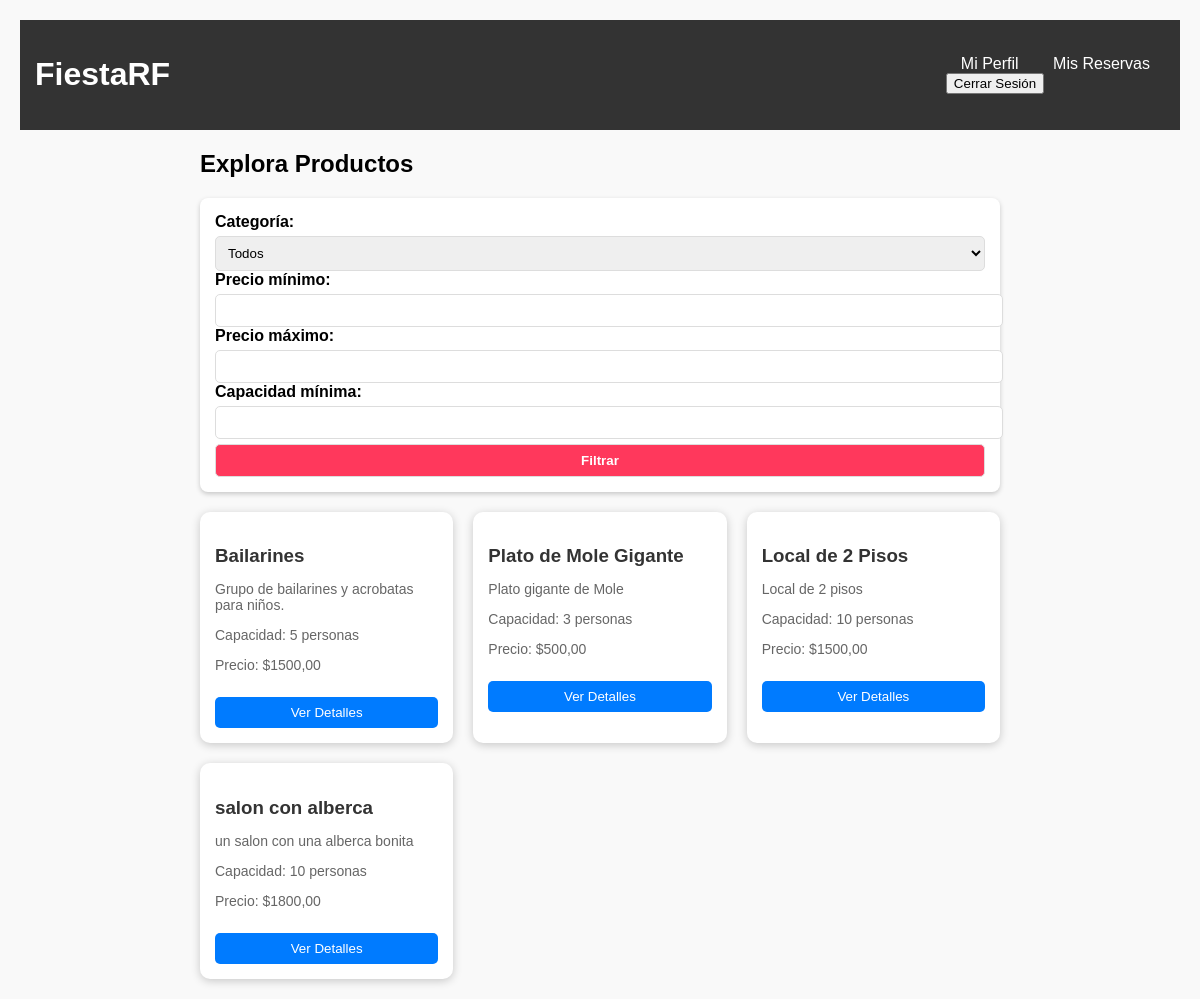
Page /productos/explorar/ (signed in) on the committed database.
### usuarios/models.py (models this page shows, shortened)
class Producto(models.Model):
    CATEGORIAS = [
        ('local', 'Local'),
        ('entretenimiento', 'Entretenimiento'),
        ('comida', 'Comida'),
    ]
    proveedor = models.ForeignKey(Usuario, on_delete=models.CASCADE)
    nombre = models.CharField(max_length=100)
    categoria = models.CharField(max_length=20, choices=CATEGORIAS)
    descripcion = models.TextField()
    capacidad = models.IntegerField()
    precio = models.DecimalField(max_digits=10, decimal_places=2)

### usuarios/views.py (the view)
# urls.py: path('productos/explorar/', exploracion_productos, name='exploracion_productos'),
@login_required
def exploracion_productos(request):
    productos = Producto.objects.all()
    categoria = request.GET.get('categoria')
    precio_min = request.GET.get('precio_min')
    precio_max = request.GET.get('precio_max')
    capacidad = request.GET.get('capacidad')
    if categoria and categoria != "todos":
        productos = productos.filter(categoria=categoria)
    if precio_min:
        productos = productos.filter(precio__gte=precio_min)
    if precio_max:
        productos = productos.filter(precio__lte=precio_max)
    if capacidad:
        productos = productos.filter(capacidad__gte=capacidad)
    return render(request, 'usuarios/exploracion.html', {'productos': productos})

### usuarios/templates/usuarios/exploracion.html (shortened to what this page needs)
{% load static %}
<!DOCTYPE html>
<html lang="es">
<head>
    <link rel="stylesheet" href="{% static 'usuarios/exploracion.css' %}">
</head>
<body>
    <div class="navbar">
        <h1>FiestaRF</h1>
        <div>
            <a href="{% url 'perfil_cliente' %}">Mi Perfil</a>
            <a href="{% url 'mis_reservas' %}">Mis Reservas</a>
            <form action="{% url 'logout' %}" method="post">
                <button type="submit">Cerrar Sesión</button>
            </form>
        </div>
    </div>
    <div class="container">
        <h2>Explora Productos</h2>
        <div class="filters">
            <form method="GET">
                <label for="categoria">Categoría:</label>
                <select name="categoria">
                    <option value="todos">Todos</option>
                </select>
                <label for="precio_min">Precio mínimo:</label>
                <input type="number" name="precio_min" min="0">
                <label for="precio_max">Precio máximo:</label>
                <input type="number" name="precio_max" min="0">
                <label for="capacidad">Capacidad mínima:</label>
                <input type="number" name="capacidad" min="1">
                <button type="submit">Filtrar</button>
            </form>
        </div>
        <div class="product-grid">
            {% for producto in productos %}
            <div class="product-card">
                <h3>{{ producto.nombre }}</h3>
                <p>{{ producto.descripcion }}</p>
                <p>Capacidad: {{ producto.capacidad }} personas</p>
                <p>Precio: ${{ producto.precio }}</p>
                <a href="{% url 'detalle_producto' producto.id %}">
                    <button>Ver Detalles</button>
                </a>
            </div>
            {% endfor %}
        </div>
    </div>
</body>
</html>

### static/usuarios/exploracion.css (style rules this page uses)
body { background-color: #f9f9f9; font-family: Arial, sans-serif; margin: 0; padding: 20px; }
.navbar { background-color: #333; padding: 15px; display: flex; justify-content: space-between; align-items: center; color: white; }
.navbar a { color: white; text-decoration: none; font-size: 16px; margin: 0 15px; }
.container { max-width: 800px; margin: auto; }
.filters { background-color: white; padding: 15px; border-radius: 8px; box-shadow: 0 2px 5px rgba(0, 0, 0, 0.2); margin-bottom: 20px; }
.filters label { font-weight: bold; }
.filters input, .filters select, .filters button { width: 100%; padding: 8px; margin-top: 5px; border: 1px solid #ddd; border-radius: 5px; }
.filters button { background-color: #ff385c; color: white; font-weight: bold; cursor: pointer; }
.product-grid { display: grid; grid-template-columns: repeat(auto-fit, minmax(250px, 1fr)); gap: 20px; }
.product-card { background-color: white; padding: 15px; border-radius: 10px; box-shadow: 0 2px 10px rgba(0, 0, 0, 0.2); text-align: left; }
.product-card h3 { color: #333; margin-bottom: 5px; }
.product-card p { color: #666; font-size: 14px; }
.product-card button { background-color: #007bff; color: white; border: none; padding: 8px; cursor: pointer; border-radius: 5px; width: 100%; margin-top: 10px; }

### rows in the picture
Producto: nombre "Bailarines", descripcion "Grupo de bailarines y acrobatas para niños.", capacidad "5", precio "1500,00"
Producto: nombre "Plato de Mole Gigante", descripcion "Plato gigante de Mole", capacidad "3", precio "500,00"
Producto: nombre "Local de 2 Pisos", descripcion "Local de 2 pisos", capacidad "10", precio "1500,00"
Producto: nombre "salon con alberca", descripcion "un salon con una alberca bonita", capacidad "10", precio "1800,00"
